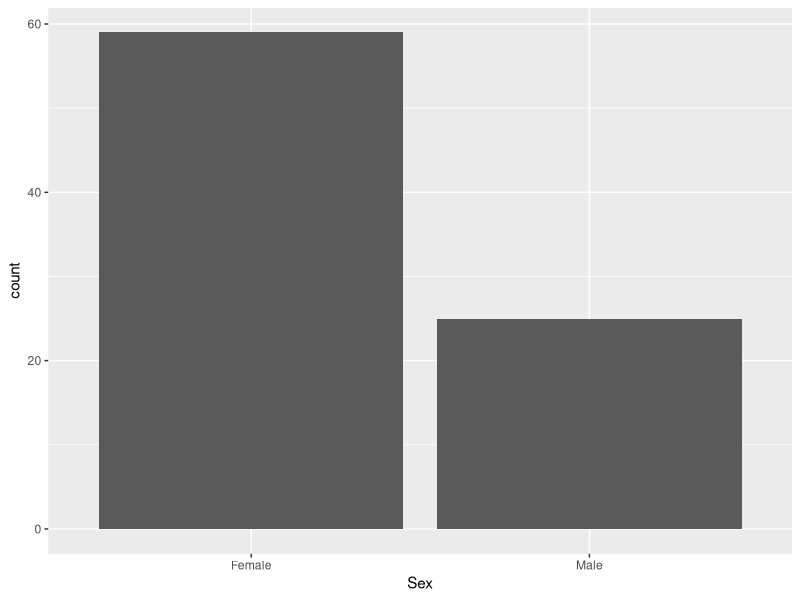
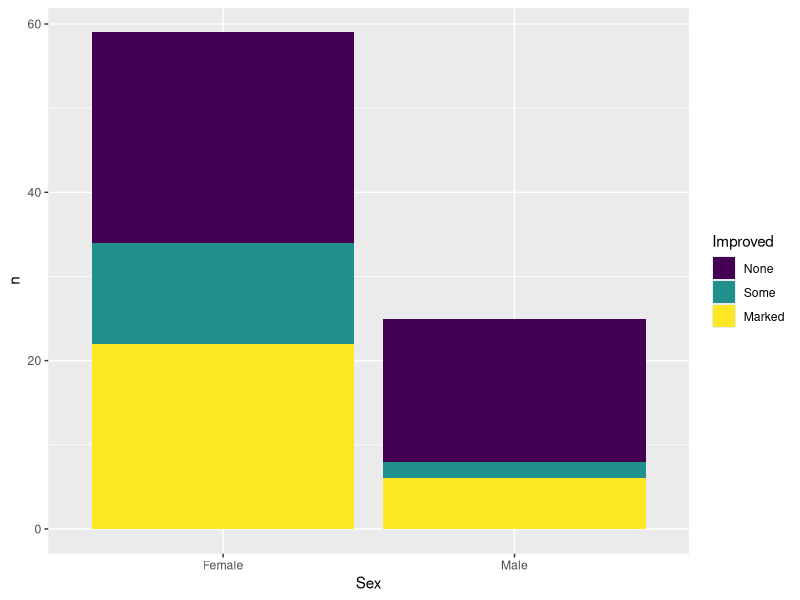
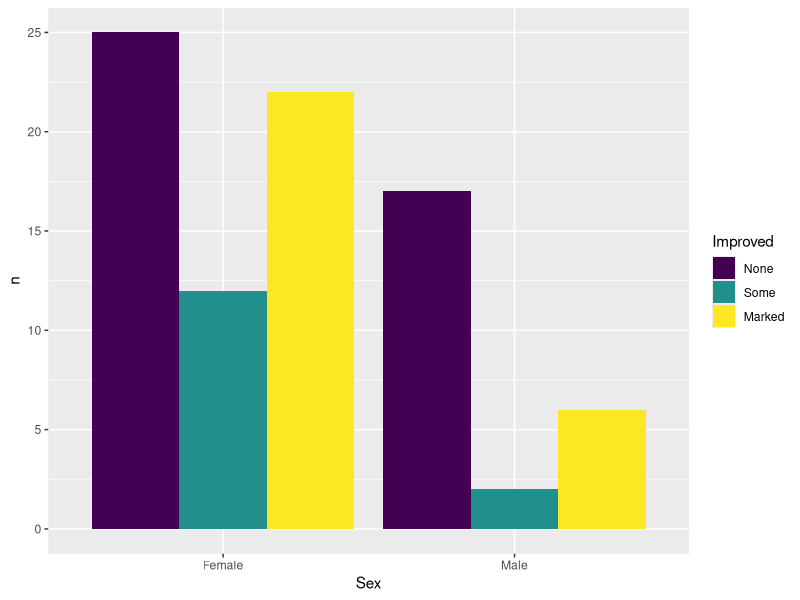
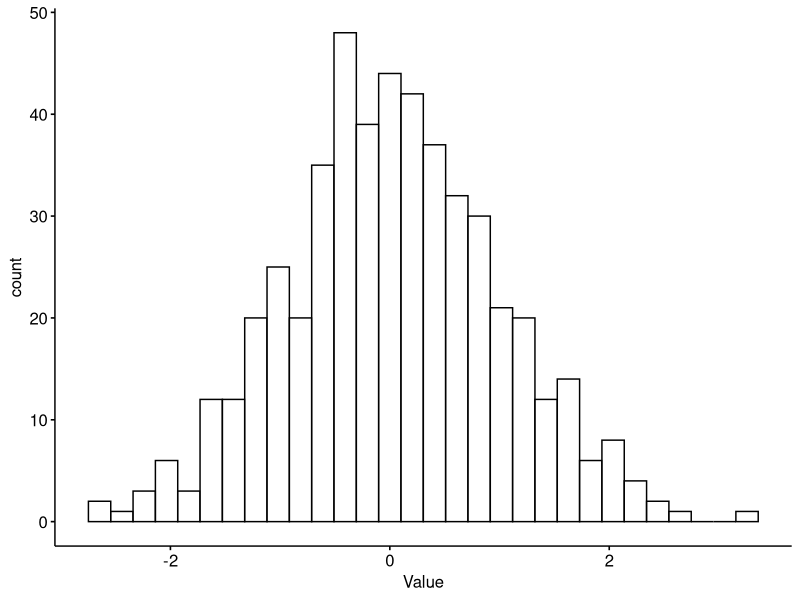
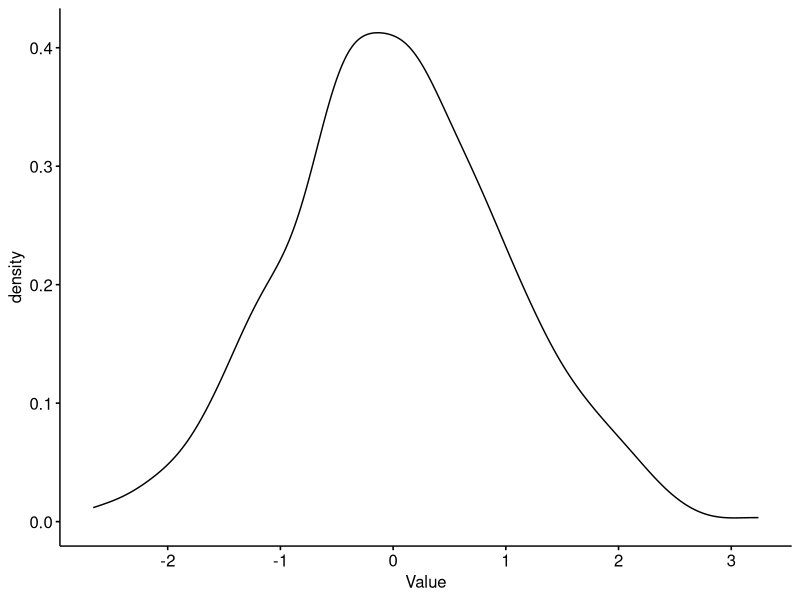
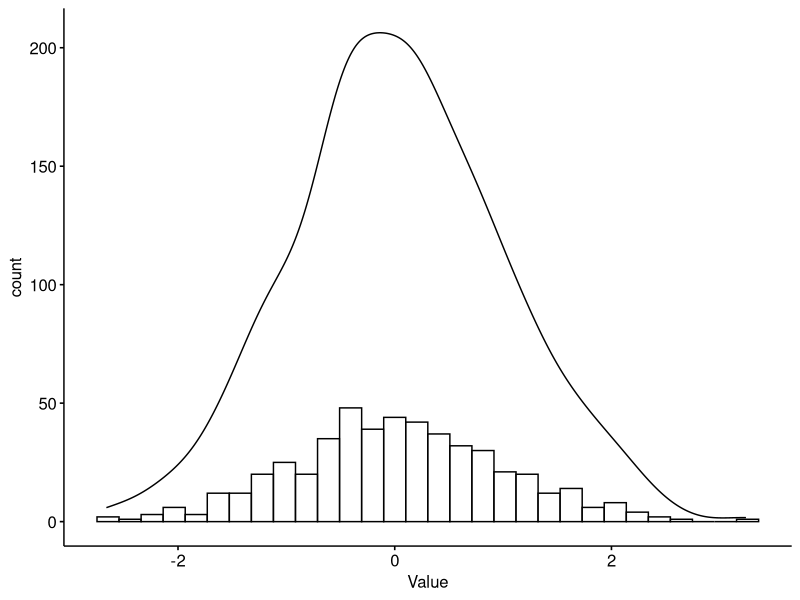
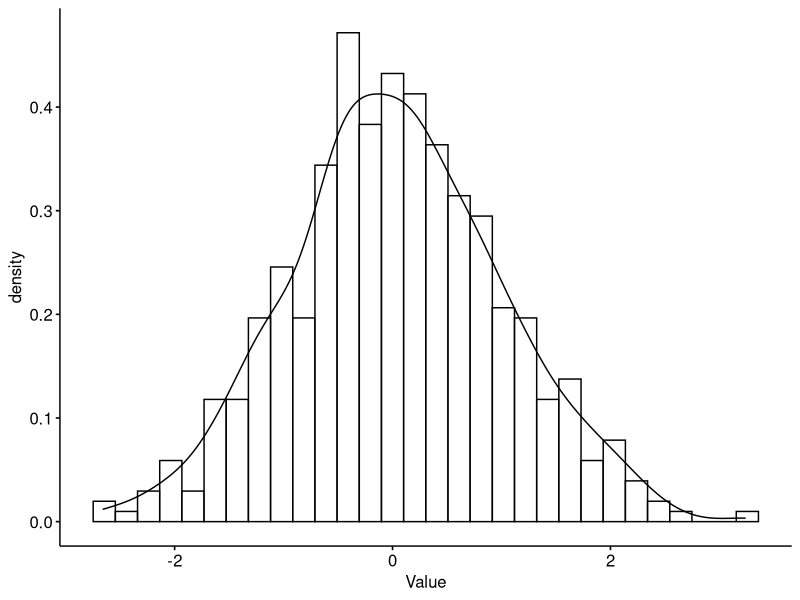
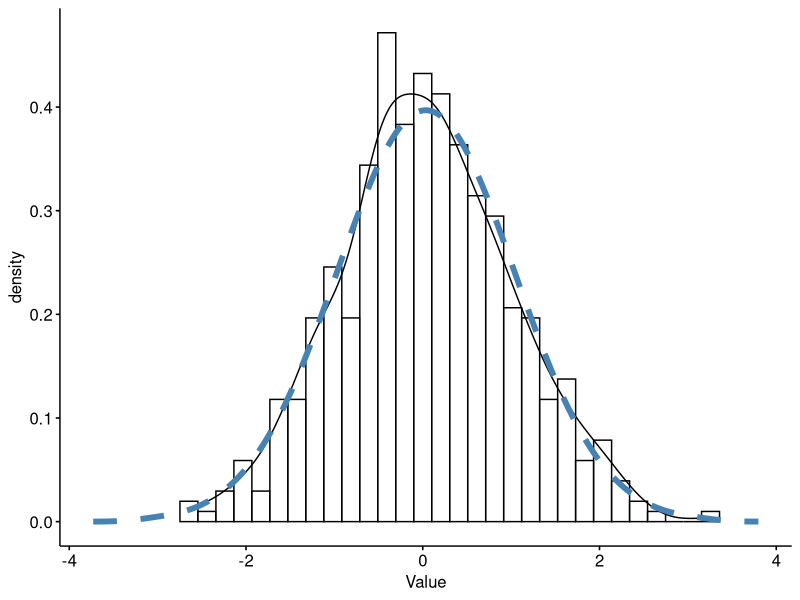

Here is the R script that generated these plots, in order:
## ---- chunk 1
knitr::opts_chunk$set(echo = TRUE,message=FALSE)
## ---- chunk 2
library(dplyr)
library(ggplot2)
library(rstatix)
library(ggpubr)
## ---- chunk 3
#let's use the'Arthritis' dataset in the 'vcd' package 
library(vcd)
Arthritis
## ---- chunk 4
##one way table (count of one variable)
count(Arthritis,Sex)
## ---- chunk 5
ggplot(Arthritis, aes(x = Sex)) + geom_bar()
## ---- chunk 6
#to get proportion of males and females
freq_table(Arthritis,Sex) 

## ---- chunk 7
count(Arthritis,Sex,Improved)
## ---- chunk 8
count(Arthritis,Sex,Improved) %>% 
ggplot(aes(x = Sex, fill = Improved, y = n)) + geom_col()
## ---- chunk 9
count(Arthritis,Sex,Improved) %>% 
ggplot(aes(x = Sex, fill = Improved, y = n)) + geom_col(position = "dodge")
## ---- chunk 10
freq_table(Arthritis,Sex, Improved)
## ---- chunk 11
freq_table(Arthritis,Improved, Sex)
## ---- chunk 12
Arthritis %>% 
  count(Improved, Treatment) %>% 
  tidyr::pivot_wider(values_from = n,names_from = Improved)

## ---- chunk 13
Arthritis %>% 
  count(Improved, Treatment) %>% 
  tidyr::pivot_wider(values_from = n,names_from = Improved) %>% 
select(-Treatment)  %>% 
  chisq_test()
## ---- chunk 14
Arthritis %>% 
  count(Improved, Sex) %>% 
  tidyr::pivot_wider(values_from = n,names_from = Improved) %>% 
  select(-Sex)  %>% 
  chisq_test
## ---- chunk 15
Arthritis %>% 
  count(Improved, Sex) %>% 
  tidyr::pivot_wider(values_from = n,names_from = Improved) %>% 
 select(-Sex)  %>% 
  fisher_test

## ---- chunk 16
library(readr)
df1 <- read_csv("data/normal_example.csv")
## ---- chunk 17
View(df1)
## ---- chunk 18
gghistogram(df1,x="Value")
## ---- chunk 19
ggdensity(df1, x="Value")
## ---- chunk 20
gghistogram(df1,x="Value",add_density = TRUE)
## ---- chunk 21
gghistogram(df1,x="Value",
            add_density = TRUE,
            y="..density..")
## ---- chunk 22
gghistogram(df1,x="Value",add_density = TRUE,y="..density..") + stat_overlay_normal_density(col="steelblue",lwd=2,lty=2)
## ---- chunk 23
## setting x to be empty is required to make a boxplot from one variable
ggboxplot(df1, y = "Value")
## ---- chunk 24
ggviolin(df1, y = "Var")
## ---- chunk 25
ggviolin(df1, y = "Value",add = "jitter")
## ---- chunk 26
ggqqplot(df1, x="Value")
## ---- chunk 27

#shapiro test
#p<0.05 ...difference between data and normality..data not normal
#p>0.05 ...no diff between data and normality ..data normally distributed

df1 %>% 
shapiro_test(Value) %>% 
  mutate(p < 0.05)

## ---- chunk 28
df1 %>% 
  get_summary_stats 
## ---- chunk 29
df1 %>% 
  get_summary_stats %>% 
  select(mean, sd)
## ---- chunk 30
diet <- read_csv("data/diet.csv")
diet
## ---- chunk 31
diet <- diet %>% 
  mutate(BMI =initial.weight / (height/100)^2)

## ---- chunk 32
diet %>% 
  t_test(BMI ~1)
## ---- chunk 33
diet %>% 
  t_test(BMI ~1,mu = 25,alternative = "greater")
## 25 is the cutoff for overweight
#t.test(diet$BMI, mu=25,alternative = "greater")
## ---- chunk 34
diet %>% 
  select(contains("weight")) 
## ---- chunk 35
diet %>% 
  select(contains("weight")) %>% 
  gghistogram(x = "initial.weight", add_density = TRUE, y = "..density..") + stat_overlay_normal_density(col="red")
## ---- chunk 36
diet %>% 
  select(contains("weight")) %>% 
  ggqqplot(x = "initial.weight")
## ---- chunk 37
diet %>% 
  select(contains("weight")) %>% 
  tidyr::pivot_longer(everything(),values_to = "Y",names_to = "X") 
## ---- chunk 38
diet %>% 
  select(contains("weight")) %>% 
  tidyr::pivot_longer(everything(),values_to = "Y",names_to = "X") %>% 
  gghistogram(x = "Y", facet.by = "X",add_density = TRUE, y = "..density..") + stat_overlay_normal_density(col="red")
## ---- chunk 39
diet %>% 
  select(contains("weight")) %>% 
  tidyr::pivot_longer(everything(),values_to = "Y",names_to = "X") %>% 
  group_by(X) %>% 
  get_summary_stats()
## ---- chunk 40
diet %>% 
  select(contains("weight")) %>% 
  tidyr::pivot_longer(everything(),values_to = "Y",names_to = "X") %>% 
  group_by(X) %>% 
  shapiro_test(Y)
## ---- chunk 41
diet %>% 
  select(contains("weight")) %>% 
  tidyr::pivot_longer(everything(),values_to = "Y",names_to = "X") %>% 
  t_test(Y ~ X)
## ---- chunk 42
## Just to prove that we get the same result as base R
## Will remove before the course
t.test(diet$final.weight, diet$initial.weight)
## ---- chunk 43
diet %>% 
  select(contains("weight")) %>% 
  tidyr::pivot_longer(everything(),values_to = "Y",names_to = "X") %>% 
  t_test(Y ~ X,alternative = "less")
## ---- chunk 44
t.test(diet$final.weight, diet$initial.weight,alternative = "less")
## ---- chunk 45
diet %>% 
  select(contains("weight")) %>% 
  tidyr::pivot_longer(everything(),values_to = "Weight",names_to = "Time") %>% 
  ggplot(aes(x = Time, y = Weight)) + geom_boxplot() + geom_jitter(width=0.1) + stat_compare_means(method = "t.test",method.args = list(alternative = "less"))
## ---- chunk 46
diet %>% 
  select(contains("weight")) %>% 
  tidyr::pivot_longer(everything(),values_to = "Weight",names_to = "Time") %>% 
  t_test(Weight ~ Time,alternative = "less",paired=TRUE)
## ---- chunk 47
t.test(diet$final.weight, diet$initial.weight,alternative = "less", paired=TRUE)
## ---- chunk 48
ggpaired(diet, cond1="initial.weight", cond2="final.weight",line.color = "grey") + stat_compare_means(paired=TRUE,method = "t.test")
## ---- chunk 49
diet %>% 
mutate(weight.loss = initial.weight - final.weight) %>% 
ggdensity("weight.loss",color = "gender") + stat_overlay_normal_density()

diet %>%  
  mutate(weight.loss = initial.weight - final.weight) %>% 
  group_by(gender) %>% 
  shapiro_test(weight.loss)
  
## ---- chunk 50
diet %>% 
  mutate(weight.loss = initial.weight - final.weight) %>% 
  t_test(weight.loss ~ gender)
## ---- chunk 51
diet %>% 
  mutate(weight.loss = initial.weight - final.weight) %>% 
  ggplot(aes(x = gender, y=weight.loss)) + geom_boxplot() + stat_compare_means(method="t.test")
## ---- chunk 52
diet %>% 
  mutate(weight.loss = initial.weight - final.weight) %>% 
  wilcox_test(weight.loss ~ gender)
## ---- chunk 53
diet %>% 
  select(initial.weight,final.weight) %>% 
  tidyr::pivot_longer(everything(),values_to = "Weight",names_to = "Time") %>% 
  wilcox_test(Weight ~ Time, paired=TRUE)
## ---- chunk 54
diet <- mutate(diet, weight.loss = initial.weight - final.weight)

diet %>%   
gghistogram(x = "weight.loss", facet.by = "diet.type", add_density = TRUE, y = "..density..") + stat_overlay_normal_density(col="red")

group_by(diet, diet.type) %>% 
  shapiro_test(weight.loss)


diet %>% 
  ggqqplot(x = "weight.loss", facet.by = "diet.type")

## ---- chunk 55
diet %>% 
  anova_test(weight.loss ~ diet.type)
## ---- chunk 56
diet %>%  
  tukey_hsd(weight.loss ~ diet.type)
## ---- chunk 57
ggplot(diet, aes(x = diet.type, y = weight.loss)) + geom_violin() + geom_jitter(width=0.1) + stat_compare_means(method="anova")
## ---- chunk 58
my_comparisons <- list( c("A", "B"), c("A", "C"), c("B", "C") )

ggplot(diet, aes(x = diet.type, y = weight.loss)) + geom_violin() + geom_jitter() +  stat_compare_means(method = "t.test",comparisons = my_comparisons)
## ---- chunk 59
stat_res <- diet %>% 
  tukey_hsd(weight.loss ~ diet.type)

ggplot(diet, aes(x = diet.type, y = weight.loss)) + geom_violin() + stat_pvalue_manual(stat_res, label = "p.adj",y.position = c(11, 13, 15))
## ---- chunk 60
diet %>% 
  kruskal_test(weight.loss ~ diet.type)
## ---- chunk 61
kruskal.test(weight.loss ~ as.factor(diet.type), data=diet)
## ---- chunk 62
diet %>% 
  dunn_test(weight.loss ~ diet.type)
## ---- chunk 63
ggplot(diet, aes(x = diet.type, y = weight.loss,fill=gender)) + geom_boxplot()
## ---- chunk 64
diet %>% 
  anova_test(weight.loss ~ diet.type*gender)
## ---- chunk 65
diet %>% 
  tukey_hsd(weight.loss ~ diet.type*gender)
## ---- chunk 66
diet2 <- read_csv("data/diet2.csv")
View(diet2)
## ---- chunk 67
### With "::" you can use a function from a package you haven't loaded yet

diet_melt <- diet %>% select(id,gender, contains("weight")) %>% 
  tidyr::pivot_longer(3:5, values_to = "value", names_to = "time_point") %>% 
  mutate(id = as.factor(id))
## ---- chunk 68
anova_test(diet_melt, dv =value, 
           wid = id, 
           within = time_point)
